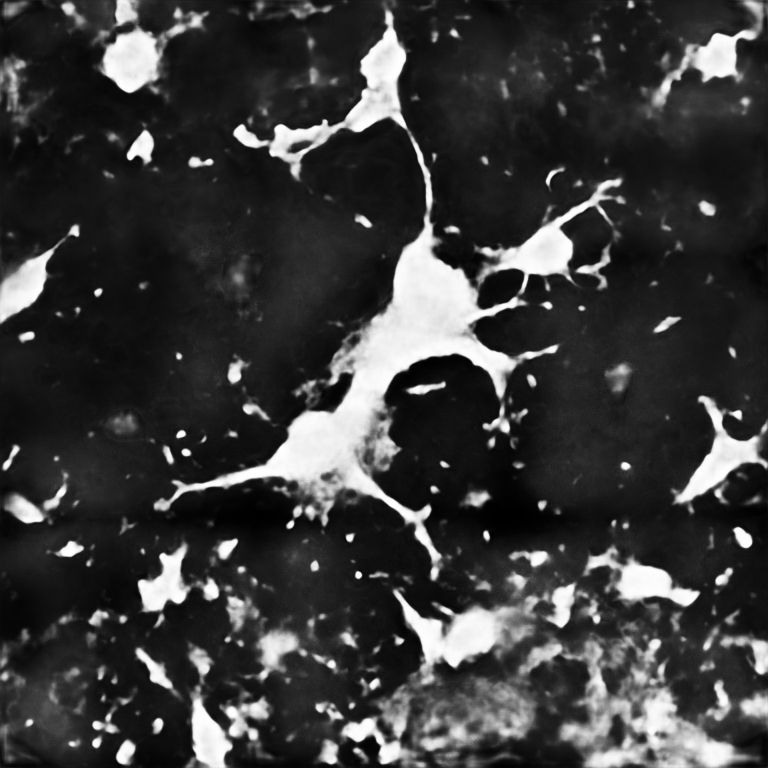
#> input picture stage_III/evaluation/typical_examples/predicted/CD03-2-4.png, 1536 x 1536 px, given as the content of the folder ../dataset/50kshoes_edges, which was not available (shown at 1/2 size)
$ python combine_A_and_B.py   (older library calls are emulated)
#> lines starting #> are read from the running program, lines starting #| are printed output that depends on the picture
import os
import numpy as np
import cv2
import argparse
from multiprocessing import Pool


def image_write(path_A, path_B, path_AB):
    im_A = cv2.imread(path_A, cv2.IMREAD_GRAYSCALE) # python2: cv2.CV_LOAD_IMAGE_COLOR; python3: cv2.IMREAD_COLOR
    im_B = cv2.imread(path_B, cv2.IMREAD_GRAYSCALE) # python2: cv2.CV_LOAD_IMAGE_COLOR; python3: cv2.IMREAD_COLOR
    im_AB = np.concatenate([im_A, im_B], 1)
    cv2.imwrite(path_AB, im_AB)


parser = argparse.ArgumentParser('create image pairs')
parser.add_argument('--fold_A', dest='fold_A', help='input directory for image A', type=str, default='../dataset/50kshoes_edges')
parser.add_argument('--fold_B', dest='fold_B', help='input directory for image B', type=str, default='../dataset/50kshoes_jpg')
parser.add_argument('--fold_AB', dest='fold_AB', help='output directory', type=str, default='../dataset/test_AB')
parser.add_argument('--num_imgs', dest='num_imgs', help='number of images', type=int, default=1000000)
parser.add_argument('--use_AB', dest='use_AB', help='if true: (0001_A, 0001_B) to (0001_AB)', action='store_true')
parser.add_argument('--no_multiprocessing', dest='no_multiprocessing', help='If used, chooses single CPU execution instead of parallel execution', action='store_true',default=False)
args = parser.parse_args()

for arg in vars(args):
    print('[%s] = ' % arg, getattr(args, arg))

splits = os.listdir(args.fold_A)

if not args.no_multiprocessing:
    pool=Pool()

for sp in splits:
    img_fold_A = os.path.join(args.fold_A, sp)
    img_fold_B = os.path.join(args.fold_B, sp)
    img_list = os.listdir(img_fold_A)
    if args.use_AB:
        img_list = [img_path for img_path in img_list if '_A.' in img_path]

    num_imgs = min(args.num_imgs, len(img_list))
    print('split = %s, use %d/%d images' % (sp, num_imgs, len(img_list)))
    img_fold_AB = os.path.join(args.fold_AB, sp)
    if not os.path.isdir(img_fold_AB):
        os.makedirs(img_fold_AB)
    print('split = %s, number of images = %d' % (sp, num_imgs))
    for n in range(num_imgs):
        name_A = img_list[n]
        path_A = os.path.join(img_fold_A, name_A)
        if args.use_AB:
            name_B = name_A.replace('_A.', '_B.')
        else:
            name_B = name_A
        path_B = os.path.join(img_fold_B, name_B)
        if os.path.isfile(path_A) and os.path.isfile(path_B):
            name_AB = name_A
            if args.use_AB:
                name_AB = name_AB.replace('_A.', '.')  # remove _A
            path_AB = os.path.join(img_fold_AB, name_AB)
            if not args.no_multiprocessing:
                pool.apply_async(image_write, args=(path_A, path_B, path_AB))
#> in image_write, im_A is the input picture: shape (1536, 1536); min 0, max 254, mean 58.3
#> in image_write, `im_AB = np.concatenate([im_A, im_B], 1)`:
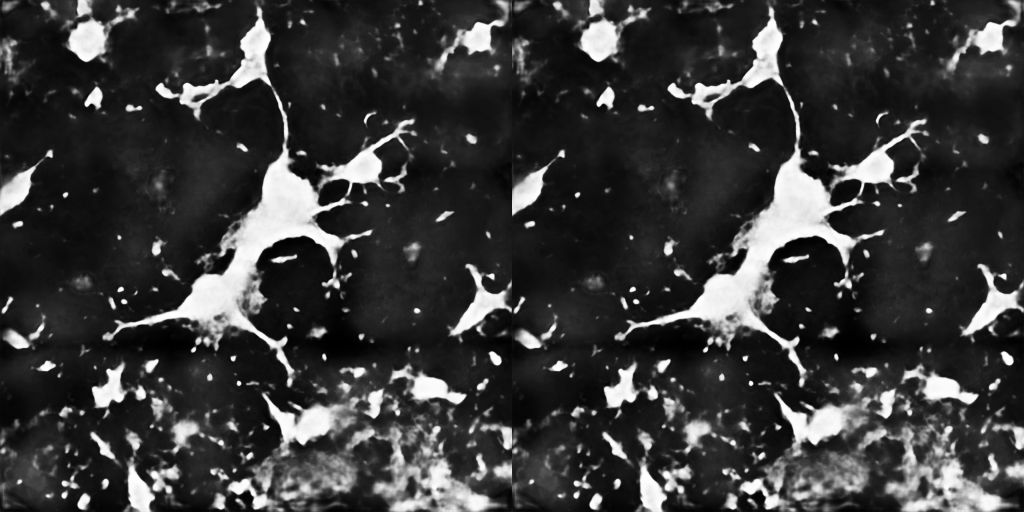
#> im_AB: shape (1536, 3072) (shown at 1/3 size); min 0, max 254, mean 58.3
            else:
                im_A = cv2.imread(path_A, cv2.IMREAD_GRAYSCALE) # python2: cv2.CV_LOAD_IMAGE_COLOR; python3: cv2.IMREAD_COLOR
                im_B = cv2.imread(path_B, cv2.IMREAD_GRAYSCALE) # python2: cv2.CV_LOAD_IMAGE_COLOR; python3: cv2.IMREAD_COLOR
                im_AB = np.concatenate([im_A, im_B], 1)
                cv2.imwrite(path_AB, im_AB)
if not args.no_multiprocessing:
    pool.close()
    pool.join()

$ run again, on stage_III/evaluation/typical_examples/predicted/CD03-6-2.png
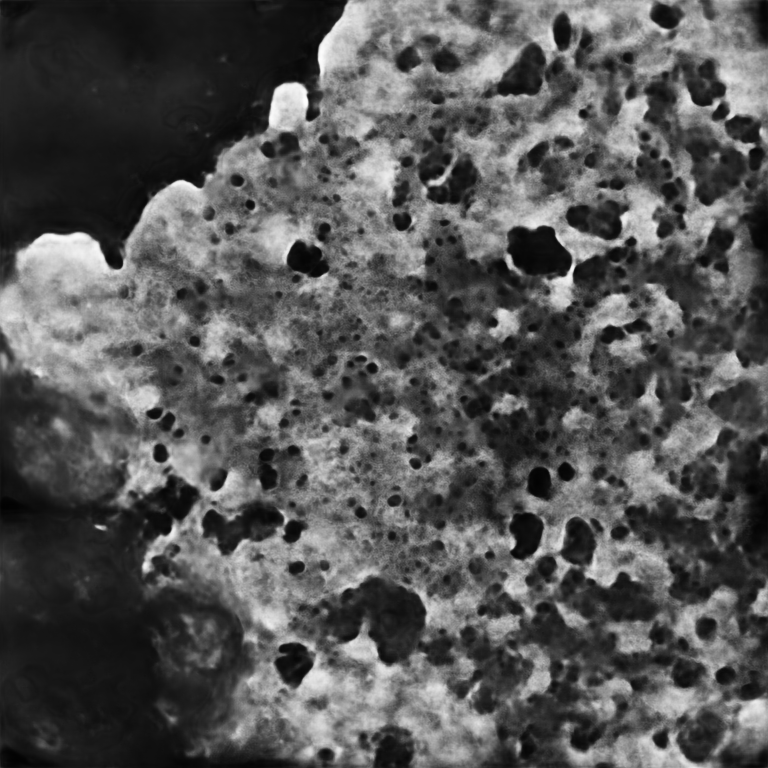
#> input picture stage_III/evaluation/typical_examples/predicted/CD03-6-2.png, 1536 x 1536 px, given as the content of the folder ../dataset/50kshoes_edges, which was not available (shown at 1/2 size)
#> in image_write, im_A is the input picture: shape (1536, 1536); min 2, max 254, mean 85.4
#> in image_write, `im_AB = np.concatenate([im_A, im_B], 1)`:
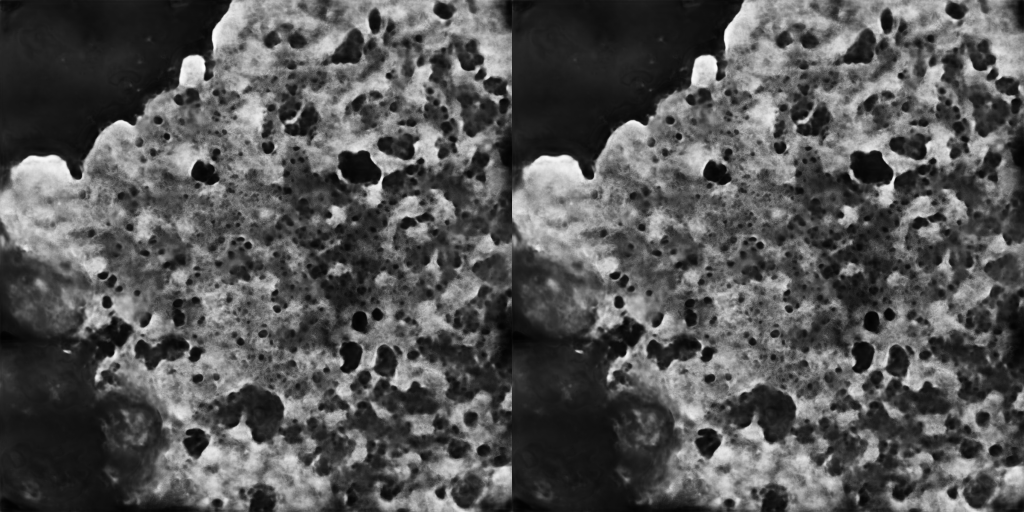
#> im_AB: shape (1536, 3072) (shown at 1/3 size); min 2, max 254, mean 85.4

$ run again, on stage_III/evaluation/typical_examples/predicted/CD03-6-3.png
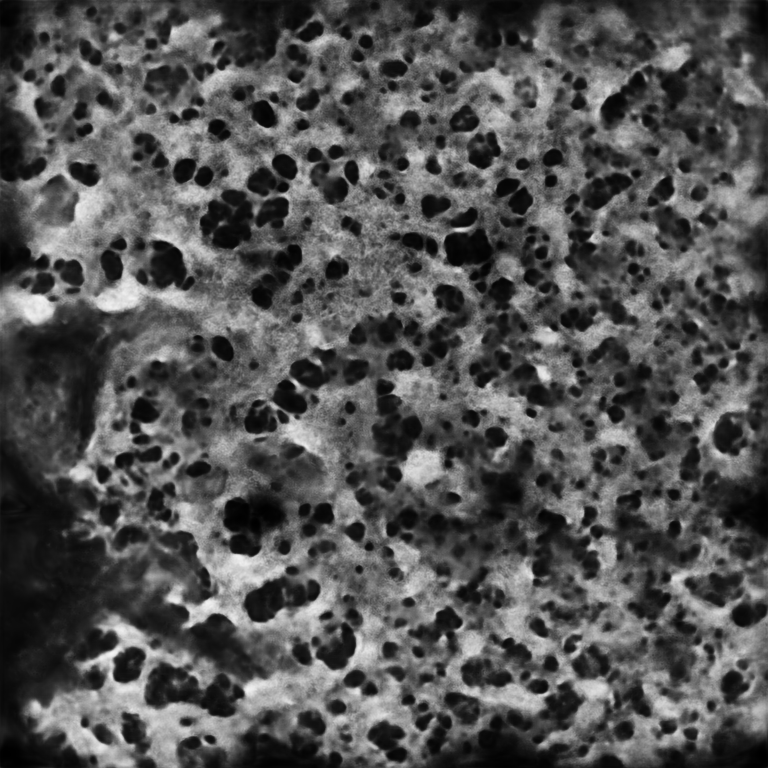
#> input picture stage_III/evaluation/typical_examples/predicted/CD03-6-3.png, 1536 x 1536 px, given as the content of the folder ../dataset/50kshoes_edges, which was not available (shown at 1/2 size)
#> in image_write, im_A is the input picture: shape (1536, 1536); min 0, max 245, mean 82.8
#> in image_write, `im_AB = np.concatenate([im_A, im_B], 1)`:
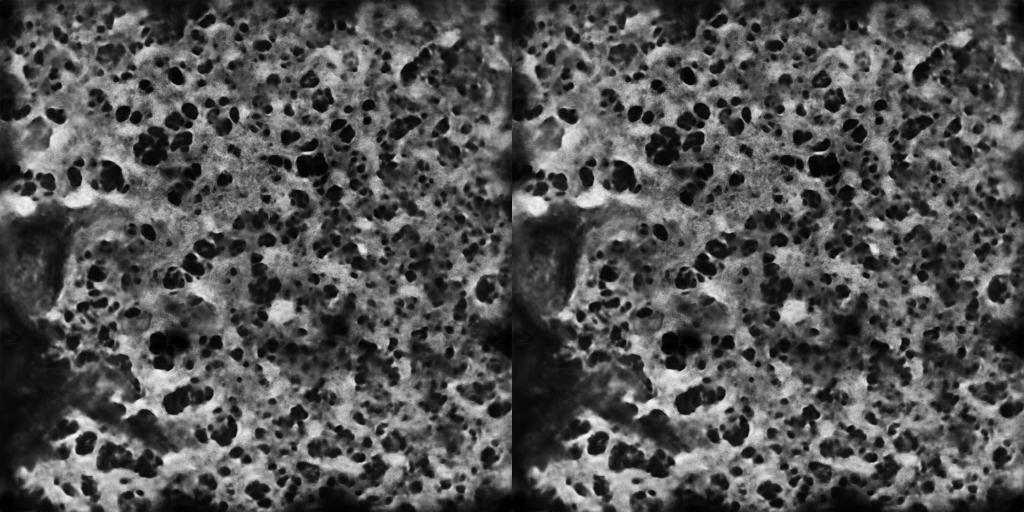
#> im_AB: shape (1536, 3072) (shown at 1/3 size); min 0, max 245, mean 82.8
